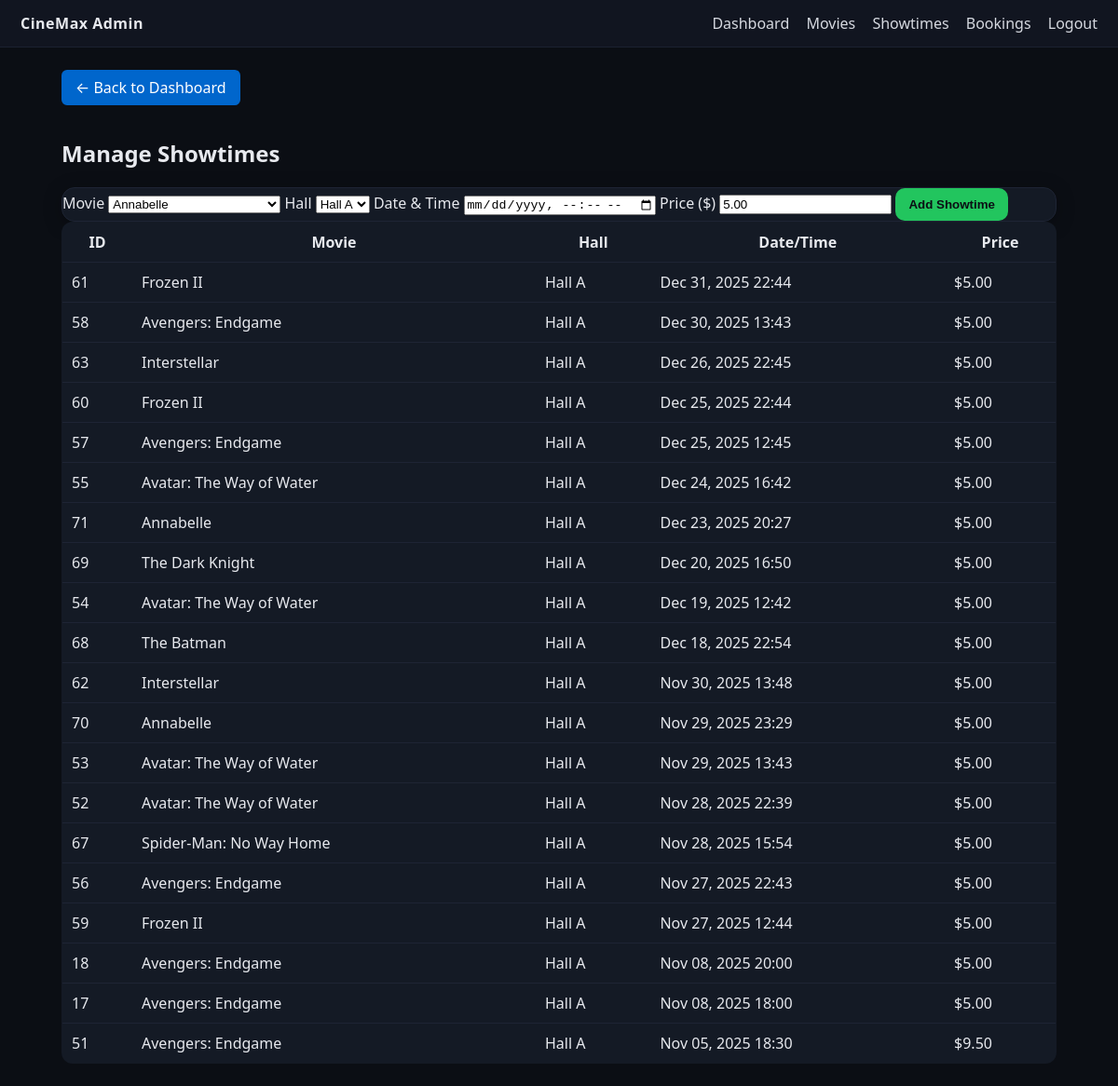
Screenshot of /admin_showtimes.php (signed in) with the database file from the repository.
### tables this page shows
CREATE TABLE `showtimes` (
  `id` int(11) NOT NULL,
  `movie_id` int(11) NOT NULL,
  `auditorium_id` int(11) NOT NULL,
  `show_datetime` datetime NOT NULL,
  `price` decimal(10,2) NOT NULL DEFAULT 0.00
);

CREATE TABLE `movies` (
  `id` int(11) NOT NULL,
  `title` varchar(200) NOT NULL,
  `poster_url` varchar(500) DEFAULT NULL,
  `rating` varchar(10) DEFAULT NULL,
  `duration_mins` int(11) DEFAULT NULL,
  `description` text DEFAULT NULL,
  `created_at` timestamp NOT NULL DEFAULT current_timestamp()
);

CREATE TABLE `auditoriums` (
  `id` int(11) NOT NULL,
  `name` varchar(100) NOT NULL,
  `rows` int(11) NOT NULL,
  `cols` int(11) NOT NULL
);

### admin_showtimes.php (the view, shortened to what this page needs)
<?php
$pdo = db();
$movies = $pdo->query('SELECT id, title FROM movies ORDER BY title')->fetchAll();
$halls  = $pdo->query('SELECT id, name FROM auditoriums ORDER BY id')->fetchAll();
$rows   = $pdo->query('SELECT s.id, m.title, a.name AS hall, s.show_datetime, s.price
                       FROM showtimes s
                       JOIN movies m ON m.id = s.movie_id
                       JOIN auditoriums a ON a.id = s.auditorium_id
                       ORDER BY s.show_datetime DESC')->fetchAll();
?>
<!doctype html>
<html>
<head>
  <link rel="stylesheet" href="/cinemax/assets/style.css">
</head>
<body>
<header class="nav">
  <div class="brand">CineMax Admin</div>
  <nav>
    <a href="/cinemax/admin.php">Dashboard</a>
    <a href="/cinemax/admin_movies.php">Movies</a>
    <a href="/cinemax/admin_showtimes.php">Showtimes</a>
    <a href="/cinemax/admin_bookings.php">Bookings</a>
    <a href="/cinemax/logout.php">Logout</a>
  </nav>
</header>
<main class="container">
  <a href="/cinemax/admin.php" class="back-btn">← Back to Dashboard</a>
  <h2>Manage Showtimes</h2>
  <form method="post" class="card">
    <label>Movie
      <select name="movie_id" required>
        <?php foreach ($movies as $m): ?>
          <option value="<?= $m['id'] ?>"><?= htmlspecialchars($m['title']) ?></option>
        <?php endforeach; ?>
      </select>
    </label>
    <label>Hall
      <select name="auditorium_id" required>
        <?php foreach ($halls as $h): ?>
          <option value="<?= $h['id'] ?>"><?= htmlspecialchars($h['name']) ?></option>
        <?php endforeach; ?>
      </select>
    </label>
    <label>Date & Time
      <input type="datetime-local" name="show_datetime" required>
    </label>
    <label>Price ($)
      <input type="number" step="0.01" name="price" value="5.00" required>
    </label>
    <button>Add Showtime</button>
  </form>
  <table class="table">
    <tr>
      <th>ID</th>
      <th>Movie</th>
      <th>Hall</th>
      <th>Date/Time</th>
      <th>Price</th>
    </tr>
    <?php foreach ($rows as $r): ?>
    <tr>
      <td><?= $r['id'] ?></td>
      <td><?= htmlspecialchars($r['title']) ?></td>
      <td><?= htmlspecialchars($r['hall']) ?></td>
      <td><?= date('M d, Y H:i', strtotime($r['show_datetime'])) ?></td>
      <td>$<?= number_format($r['price'], 2) ?></td>
    </tr>
    <?php endforeach; ?>
  </table>
</main>
</body>
</html>

### assets/style.css (style rules this page uses)
* { box-sizing:border-box }
body { font-family:system-ui,-apple-system,Segoe UI,Roboto,Ubuntu,Helvetica,Arial,sans-serif;margin:0;background:#0b0e14;color:#e7e9ee }
.nav { display:flex;justify-content:space-between;align-items:center;padding:14px 22px;background:#111520;border-bottom:1px solid #1b2130 }
.nav .brand { font-weight:700;letter-spacing:.5px }
.nav a,.nav .hello { color:#d6d9e0;text-decoration:none;margin-left:14px }
.container { max-width:1100px;margin:24px auto;padding:0 16px }
.card { background:#141a25;border:1px solid #1e2434;border-radius:14px;overflow:hidden;box-shadow:0 4px 20px rgba(0,0,0,.25) }
.table { width:100%;border-collapse:collapse;background:#141a25;border:1px solid #1e2434;border-radius:12px;overflow:hidden }
.table th,.table td { padding:10px;border-bottom:1px solid #1e2434 }
button { padding:10px 14px;border-radius:10px;border:0;background:#22c55e;color:#0b0e14;font-weight:700 }

### admin_showtimes.php (style rules this page uses)
.back-btn { display: inline-block; background: #0066cc; padding: 8px 15px; color: #fff; border-radius: 6px; text-decoration: none; margin-bottom: 15px; transition: 0.2s; }

### rows the page displays
showtimes: id "61", movie.title "Frozen II", auditorium.name "Hall A", show_datetime "Dec 31, 2025 22:44", price "5.00"
showtimes: id "58", movie.title "Avengers: Endgame", auditorium.name "Hall A", show_datetime "Dec 30, 2025 13:43", price "5.00"
showtimes: id "63", movie.title "Interstellar", auditorium.name "Hall A", show_datetime "Dec 26, 2025 22:45", price "5.00"
showtimes: id "60", movie.title "Frozen II", auditorium.name "Hall A", show_datetime "Dec 25, 2025 22:44", price "5.00"
showtimes: id "57", movie.title "Avengers: Endgame", auditorium.name "Hall A", show_datetime "Dec 25, 2025 12:45", price "5.00"
showtimes: id "55", movie.title "Avatar: The Way of Water", auditorium.name "Hall A", show_datetime "Dec 24, 2025 16:42", price "5.00"
showtimes: id "71", movie.title "Annabelle", auditorium.name "Hall A", show_datetime "Dec 23, 2025 20:27", price "5.00"
showtimes: id "69", movie.title "The Dark Knight", auditorium.name "Hall A", show_datetime "Dec 20, 2025 16:50", price "5.00"
showtimes: id "54", movie.title "Avatar: The Way of Water", auditorium.name "Hall A", show_datetime "Dec 19, 2025 12:42", price "5.00"
showtimes: id "68", movie.title "The Batman", auditorium.name "Hall A", show_datetime "Dec 18, 2025 22:54", price "5.00"
showtimes: id "62", movie.title "Interstellar", auditorium.name "Hall A", show_datetime "Nov 30, 2025 13:48", price "5.00"
showtimes: id "70", movie.title "Annabelle", auditorium.name "Hall A", show_datetime "Nov 29, 2025 23:29", price "5.00"
showtimes: id "53", movie.title "Avatar: The Way of Water", auditorium.name "Hall A", show_datetime "Nov 29, 2025 13:43", price "5.00"
showtimes: id "52", movie.title "Avatar: The Way of Water", auditorium.name "Hall A", show_datetime "Nov 28, 2025 22:39", price "5.00"
showtimes: id "67", movie.title "Spider-Man: No Way Home", auditorium.name "Hall A", show_datetime "Nov 28, 2025 15:54", price "5.00"
showtimes: id "56", movie.title "Avengers: Endgame", auditorium.name "Hall A", show_datetime "Nov 27, 2025 22:43", price "5.00"
showtimes: id "59", movie.title "Frozen II", auditorium.name "Hall A", show_datetime "Nov 27, 2025 12:44", price "5.00"
showtimes: id "18", movie.title "Avengers: Endgame", auditorium.name "Hall A", show_datetime "Nov 08, 2025 20:00", price "5.00"
showtimes: id "17", movie.title "Avengers: Endgame", auditorium.name "Hall A", show_datetime "Nov 08, 2025 18:00", price "5.00"
showtimes: id "51", movie.title "Avengers: Endgame", auditorium.name "Hall A", show_datetime "Nov 05, 2025 18:30", price "9.50"

### other values shown
form field movie_id "Annabelle"
form field auditorium_id "Hall A"
